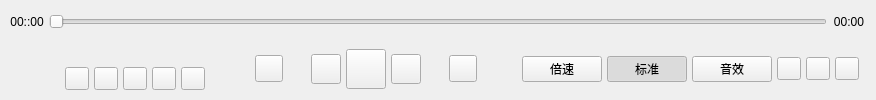
    <widget class="PlayWidget" name="play_widget" native="true">
     <property name="sizePolicy">
      <sizepolicy hsizetype="Preferred" vsizetype="Preferred">
       <horstretch>0</horstretch>
       <verstretch>0</verstretch>
      </sizepolicy>
     </property>
     <property name="mouseTracking">
      <bool>false</bool>
     </property>
     <layout class="QVBoxLayout" name="verticalLayout_6">
      <property name="leftMargin">
       <number>7</number>
      </property>
      <property name="topMargin">
       <number>7</number>
      </property>
      <property name="rightMargin">
       <number>7</number>
      </property>
      <property name="bottomMargin">
       <number>5</number>
      </property>
      <item>
       <layout class="QHBoxLayout" name="processLayout">
        <property name="spacing">
         <number>2</number>
        </property>
        <item>
         <widget class="QLabel" name="position_label">
          <property name="minimumSize">
           <size>
            <width>40</width>
            <height>0</height>
           </size>
          </property>
          <property name="text">
           <string>00::00</string>
          </property>
          <property name="alignment">
           <set>Qt::AlignCenter</set>
          </property>
         </widget>
        </item>
        <item>
         <widget class="QSlider" name="progressSlider">
          <property name="sizePolicy">
           <sizepolicy hsizetype="Expanding" vsizetype="Fixed">
            <horstretch>0</horstretch>
            <verstretch>0</verstretch>
           </sizepolicy>
          </property>
          <property name="minimumSize">
           <size>
            <width>0</width>
            <height>17</height>
           </size>
          </property>
          <property name="maximumSize">
           <size>
            <width>16777215</width>
            <height>17</height>
           </size>
          </property>
          <property name="cursor">
           <cursorShape>PointingHandCursor</cursorShape>
          </property>
          <property name="focusPolicy">
           <enum>Qt::StrongFocus</enum>
          </property>
          <property name="minimum">
           <number>0</number>
          </property>
          <property name="maximum">
           <number>100</number>
          </property>
          <property name="singleStep">
           <number>1</number>
          </property>
          <property name="pageStep">
           <number>0</number>
          </property>
          <property name="orientation">
           <enum>Qt::Horizontal</enum>
          </property>
         </widget>
        </item>
        <item>
         <widget class="QLabel" name="duration_label">
          <property name="minimumSize">
           <size>
            <width>40</width>
            <height>0</height>
           </size>
          </property>
          <property name="text">
           <string>00:00</string>
          </property>
          <property name="alignment">
           <set>Qt::AlignCenter</set>
          </property>
         </widget>
        </item>
       </layout>
      </item>
      <item>
       <layout class="QHBoxLayout" name="play_hlayout">
        <property name="spacing">
         <number>5</number>
        </property>
        <property name="rightMargin">
         <number>10</number>
        </property>
        <property name="bottomMargin">
         <number>0</number>
        </property>
        <item>
         <widget class="QLabel" name="cover_label">
          <property name="sizePolicy">
           <sizepolicy hsizetype="Fixed" vsizetype="Fixed">
            <horstretch>0</horstretch>
            <verstretch>0</verstretch>
           </sizepolicy>
          </property>
          <property name="minimumSize">
           <size>
            <width>48</width>
            <height>48</height>
           </size>
          </property>
          <property name="maximumSize">
           <size>
            <width>48</width>
            <height>48</height>
           </size>
          </property>
          <property name="toolTip">
           <string>查看歌词写真</string>
          </property>
          <property name="text">
           <string/>
          </property>
          <property name="scaledContents">
           <bool>true</bool>
          </property>
          <property name="alignment">
           <set>Qt::AlignCenter</set>
          </property>
         </widget>
        </item>
        <item>
         <widget class="QWidget" name="song_info_widget" native="true">
          <layout class="QVBoxLayout" name="verticalLayout_4">
           <property name="spacing">
            <number>5</number>
           </property>
           <property name="leftMargin">
            <number>5</number>
           </property>
           <property name="topMargin">
            <number>5</number>
           </property>
           <property name="rightMargin">
            <number>5</number>
           </property>
           <property name="bottomMargin">
            <number>5</number>
           </property>
           <item>
            <layout class="QHBoxLayout" name="horizontalLayout_3">
             <item>
              <widget class="QLabel" name="song_name_label">
               <property name="text">
                <string/>
               </property>
              </widget>
             </item>
             <item>
              <widget class="QLabel" name="singer_label">
               <property name="text">
                <string/>
               </property>
              </widget>
             </item>
            </layout>
           </item>
           <item>
            <layout class="QHBoxLayout" name="horizontalLayout_6">
             <item>
              <widget class="QToolButton" name="love_toolButton">
               <property name="toolTip">
                <string>收藏</string>
               </property>
               <property name="text">
                <string/>
               </property>
               <property name="autoExclusive">
                <bool>true</bool>
               </property>
              </widget>
             </item>
             <item>
              <widget class="QToolButton" name="download_toolButton">
               <property name="toolTip">
                <string>下载</string>
               </property>
               <property name="text">
                <string/>
               </property>
              </widget>
             </item>
             <item>
              <widget class="QToolButton" name="comment_toolButton">
               <property name="toolTip">
                <string>评论</string>
               </property>
               <property name="text">
                <string/>
               </property>
              </widget>
             </item>
             <item>
              <widget class="QToolButton" name="share_toolButton">
               <property name="toolTip">
                <string>分享</string>
               </property>
               <property name="text">
                <string/>
               </property>
              </widget>
             </item>
             <item>
              <widget class="QToolButton" name="more_toolButton">
               <property name="toolTip">
                <string>更多</string>
               </property>
               <property name="text">
                <string/>
               </property>
              </widget>
             </item>
            </layout>
           </item>
          </layout>
         </widget>
        </item>
        <item>
         <spacer name="horizontalSpacer_7">
          <property name="orientation">
           <enum>Qt::Horizontal</enum>
          </property>
          <property name="sizeHint" stdset="0">
           <size>
            <width>40</width>
            <height>20</height>
           </size>
          </property>
         </spacer>
        </item>
        <item>
         <widget class="QToolButton" name="circle_toolButton">
          <property name="toolTip">
           <string>循环播放</string>
          </property>
          <property name="text">
           <string/>
          </property>
          <property name="iconSize">
           <size>
            <width>20</width>
            <height>20</height>
           </size>
          </property>
          <property name="checkable">
           <bool>false</bool>
          </property>
         </widget>
        </item>
        <item>
         <spacer name="horizontalSpacer_3">
          <property name="orientation">
           <enum>Qt::Horizontal</enum>
          </property>
          <property name="sizeType">
           <enum>QSizePolicy::Fixed</enum>
          </property>
          <property name="sizeHint" stdset="0">
           <size>
            <width>23</width>
            <height>20</height>
           </size>
          </property>
         </spacer>
        </item>
        <item>
         <widget class="QToolButton" name="pre_toolButton">
          <property name="minimumSize">
           <size>
            <width>30</width>
            <height>30</height>
           </size>
          </property>
          <property name="cursor">
           <cursorShape>PointingHandCursor</cursorShape>
          </property>
          <property name="toolTip">
           <string>上一首</string>
          </property>
          <property name="text">
           <string/>
          </property>
         </widget>
        </item>
        <item>
         <widget class="QToolButton" name="play_or_pause_toolButton">
          <property name="minimumSize">
           <size>
            <width>40</width>
            <height>40</height>
           </size>
          </property>
          <property name="cursor">
           <cursorShape>PointingHandCursor</cursorShape>
          </property>
          <property name="toolTip">
           <string>播放/暂停</string>
          </property>
          <property name="text">
           <string/>
          </property>
          <property name="iconSize">
           <size>
            <width>25</width>
            <height>25</height>
           </size>
          </property>
         </widget>
        </item>
        <item>
         <widget class="QToolButton" name="next_toolButton">
          <property name="minimumSize">
           <size>
            <width>30</width>
            <height>30</height>
           </size>
          </property>
          <property name="cursor">
           <cursorShape>PointingHandCursor</cursorShape>
          </property>
          <property name="toolTip">
           <string>下一首</string>
          </property>
          <property name="text">
           <string/>
          </property>
         </widget>
        </item>
        <item>
         <spacer name="horizontalSpacer_2">
          <property name="orientation">
           <enum>Qt::Horizontal</enum>
          </property>
          <property name="sizeType">
           <enum>QSizePolicy::Fixed</enum>
          </property>
          <property name="sizeHint" stdset="0">
           <size>
            <width>23</width>
            <height>20</height>
           </size>
          </property>
         </spacer>
        </item>
        <item>
         <widget class="VolumeToolBtn" name="volume_toolButton">
          <property name="toolTip">
           <string>调节音量</string>
          </property>
          <property name="text">
           <string/>
          </property>
          <property name="iconSize">
           <size>
            <width>20</width>
            <height>20</height>
           </size>
          </property>
          <property name="checkable">
           <bool>false</bool>
          </property>
         </widget>
        </item>
        <item>
         <spacer name="horizontalSpacer_8">
          <property name="orientation">
           <enum>Qt::Horizontal</enum>
          </property>
          <property name="sizeHint" stdset="0">
           <size>
            <width>40</width>
            <height>20</height>
           </size>
          </property>
         </spacer>
        </item>
        <item>
         <widget class="QPushButton" name="speed_pushButton">
          <property name="sizePolicy">
           <sizepolicy hsizetype="Preferred" vsizetype="Fixed">
            <horstretch>0</horstretch>
            <verstretch>0</verstretch>
           </sizepolicy>
          </property>
          <property name="minimumSize">
           <size>
            <width>45</width>
            <height>0</height>
           </size>
          </property>
          <property name="cursor">
           <cursorShape>PointingHandCursor</cursorShape>
          </property>
          <property name="toolTip">
           <string>歌曲音效</string>
          </property>
          <property name="text">
           <string>倍速</string>
          </property>
          <property name="checkable">
           <bool>true</bool>
          </property>
         </widget>
        </item>
        <item>
         <widget class="QPushButton" name="pushButton_5">
          <property name="sizePolicy">
           <sizepolicy hsizetype="Preferred" vsizetype="Fixed">
            <horstretch>0</horstretch>
            <verstretch>0</verstretch>
           </sizepolicy>
          </property>
          <property name="minimumSize">
           <size>
            <width>50</width>
            <height>0</height>
           </size>
          </property>
          <property name="cursor">
           <cursorShape>PointingHandCursor</cursorShape>
          </property>
          <property name="toolTip">
           <string>歌曲格式</string>
          </property>
          <property name="text">
           <string>标准</string>
          </property>
          <property name="checkable">
           <bool>true</bool>
          </property>
          <property name="checked">
           <bool>true</bool>
          </property>
         </widget>
        </item>
        <item>
         <widget class="QPushButton" name="pushButton_6">
          <property name="sizePolicy">
           <sizepolicy hsizetype="Preferred" vsizetype="Fixed">
            <horstretch>0</horstretch>
            <verstretch>0</verstretch>
           </sizepolicy>
          </property>
          <property name="minimumSize">
           <size>
            <width>45</width>
            <height>0</height>
           </size>
          </property>
          <property name="cursor">
           <cursorShape>PointingHandCursor</cursorShape>
          </property>
          <property name="toolTip">
           <string>歌曲音效</string>
          </property>
          <property name="text">
           <string>音效</string>
          </property>
          <property name="checkable">
           <bool>true</bool>
          </property>
         </widget>
        </item>
        <item>
         <widget class="QToolButton" name="erji_toolButton">
          <property name="toolTip">
           <string>一起听歌</string>
          </property>
          <property name="text">
           <string/>
          </property>
         </widget>
        </item>
        <item>
         <widget class="QToolButton" name="ci_toolButton">
          <property name="toolTip">
           <string>歌词</string>
          </property>
          <property name="text">
           <string/>
          </property>
         </widget>
        </item>
        <item>
         <widget class="QToolButton" name="list_toolButton">
          <property name="toolTip">
           <string>歌单</string>
          </property>
          <property name="text">
           <string/>
          </property>
         </widget>
        </item>
       </layout>
      </item>
     </layout>
    </widget>
